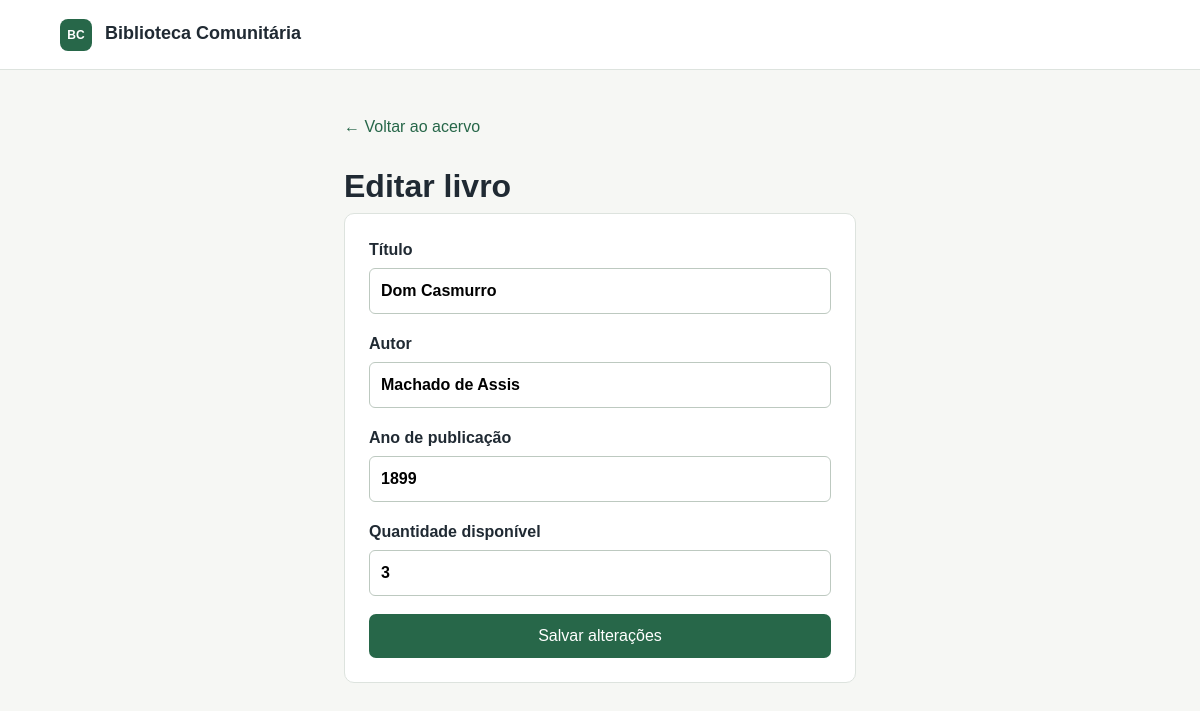
Page /editar.php?id=1 (signed in) on the committed database.
### tables this page shows
CREATE TABLE IF NOT EXISTS livros (
    id INT AUTO_INCREMENT PRIMARY KEY,
    titulo VARCHAR(150) NOT NULL,
    autor VARCHAR(100) NOT NULL,
    ano_publicacao INT,
    quantidade INT NOT NULL DEFAULT 1,
    UNIQUE KEY uq_livro_titulo_autor (titulo, autor)
);

### editar.php (the view, shortened to what this page needs)
<?php
session_start(); if (!isset($_SESSION['usuario_id'])) { header('Location: login.php'); exit; } require_once 'conexao.php';
$id = (int) ($_GET['id'] ?? 0); $stmt = mysqli_prepare($conexao, 'SELECT * FROM livros WHERE id = ?'); mysqli_stmt_bind_param($stmt, 'i', $id); mysqli_stmt_execute($stmt); $livro = mysqli_fetch_assoc(mysqli_stmt_get_result($stmt)); if (!$livro) { header('Location: index.php?mensagem=Livro não encontrado.'); exit; }
?>
<!doctype html><html lang="pt-BR"><head><meta charset="utf-8"><meta name="viewport" content="width=device-width, initial-scale=1"><title>Editar livro</title><link rel="stylesheet" href="style.css"></head><body><header class="topbar"><a class="logo" href="index.php"><span>BC</span> Biblioteca Comunitária</a></header><main class="form-page"><a href="index.php">← Voltar ao acervo</a><h1>Editar livro</h1><?php if ($erro): ?><div class="alert error"><?= $erro ?></div><?php endif; ?><form method="post" class="form-card"><label>Título<input name="titulo" value="<?= htmlspecialchars($livro['titulo']) ?>" required></label><label>Autor<input name="autor" value="<?= htmlspecialchars($livro['autor']) ?>" required></label><label>Ano de publicação<input type="number" name="ano_publicacao" min="1" max="<?= date('Y') ?>" value="<?= (int)$livro['ano_publicacao'] ?>" required></label><label>Quantidade disponível<input type="number" name="quantidade" min="0" value="<?= (int)$livro['quantidade'] ?>" required></label><button class="button primary">Salvar alterações</button></form></main></body></html>

### style.css (style rules this page uses)
:root { --ink:#202a33;--muted:#67737d;--bg:#f6f7f4;--paper:#fff;--green:#276749;--green-dark:#1d5038;--line:#dde3de;--red:#b42318 }
* { box-sizing:border-box }
body { margin:0;background:var(--bg);color:var(--ink);font:16px/1.5 Arial,sans-serif }
a { color:var(--green);text-decoration:none }
.topbar { min-height:70px;padding:14px max(5vw,24px);display:flex;justify-content:space-between;align-items:center;background:#fff;border-bottom:1px solid var(--line) }
.logo { font-weight:700;color:var(--ink);font-size:18px }
.logo span,.brand-mark { display:inline-grid;place-items:center;background:var(--green);color:white;border-radius:8px;width:32px;height:32px;margin-right:8px;font-size:12px }
h1,h2,p { margin-top:0 }
h1 { font-size:32px;line-height:1.2;margin-bottom:8px }
.button { border:0;border-radius:7px;padding:10px 14px;cursor:pointer;font:inherit;display:inline-block;text-decoration:none;white-space:nowrap }
.primary { background:var(--green);color:#fff }
.table-card,.loan-list,.form-card { background:var(--paper);border:1px solid var(--line);border-radius:10px;overflow:hidden }
.form-page { max-width:560px;margin:0 auto;padding:45px 24px }
.form-page>a { display:inline-block;margin-bottom:28px }
.form-card { padding:24px;display:grid;gap:18px;overflow:visible }
label { font-weight:600;display:grid;gap:6px }
input { width:100%;border:1px solid #bdc9c0;border-radius:6px;padding:10px 11px;font:inherit;background:#fff }

### rows in the picture
livros: titulo "Dom Casmurro", autor "Machado de Assis", ano_publicacao "1899", quantidade "3"
